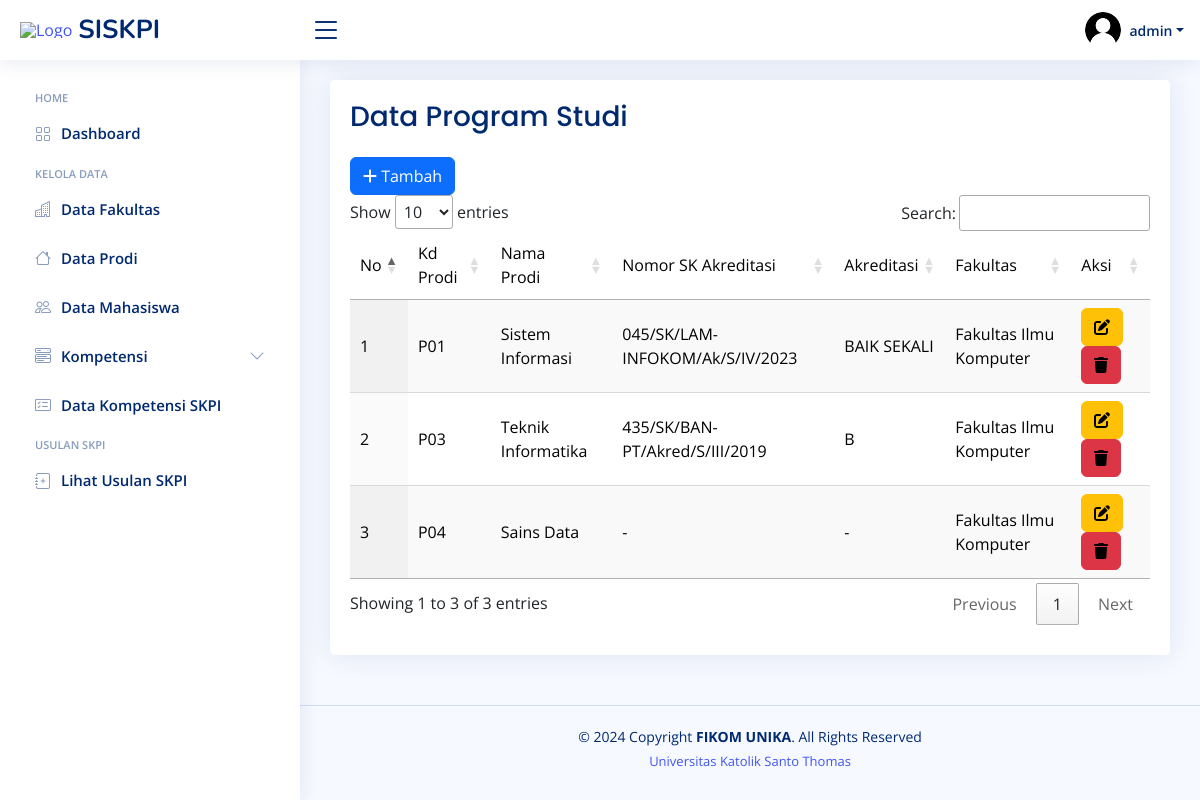
The page /admin/skpi/prodi.php (signed in) on the database its author committed.
### tables this page shows
CREATE TABLE `prodi` (
  `id_prodi` int(11) NOT NULL,
  `kd_prodi` varchar(11) NOT NULL,
  `nama_prodi` varchar(255) NOT NULL,
  `no_sk` varchar(100) NOT NULL,
  `akreditasi` varchar(50) NOT NULL,
  `kd_fakultas` varchar(11) NOT NULL
);

CREATE TABLE `fakultas` (
  `id_fakultas` int(11) NOT NULL,
  `kd_fakultas` varchar(11) NOT NULL,
  `nama_fakultas` varchar(50) NOT NULL
);

### admin/skpi/prodi.php (the view)
<?php include 'header.php' ?>
<?php include 'navbar.php' ?>
<main id="main" class="main">
    <section class="section dashboard">
    <div class="row">
    <div class="col">
        <div class="card info-card sales-card">
            <div class="card-body">
                <h1 class="card-title fs-3">Data Program Studi</h1>
                <a href="prodi/tambah_prodi.php" class="btn btn-primary" title="tambah_data"><i class="fas fa-plus"></i> Tambah</a>
                <table id="tabel" class="display" style="width:100%; background-color: white; color: black;">
                    <thead>
                        <tr>
                            <td>No</td>
                            <td>Kd Prodi</td>
                            <td>Nama Prodi</td>
                            <td>Nomor SK Akreditasi</td>
                            <td>Akreditasi</td>
                            <td>Fakultas</td>
                            <td>Aksi</td>
                        </tr>
                    </thead>
                    <tbody>
                        <?php
                        $no = 1;
                        $data = mysqli_query($koneksi, "SELECT * FROM prodi inner join fakultas on prodi.kd_fakultas=fakultas.kd_fakultas");
                        while($d=mysqli_fetch_array($data)){
                        ?>
                        <tr>
                            <td><?= $no++ ?></td>
                            <td><?= $d['kd_prodi'] ?></td>
                            <td><?= $d['nama_prodi'] ?></td>
                            <td><?= $d['no_sk'] ?></td>
                            <td><?= $d['akreditasi'] ?></td>
                            <td><?= $d['nama_fakultas'] ?></td>
                            <td>
                                <a class="btn btn-warning text-black" href="prodi/edit_prodi.php?id=<?= $d['id_prodi'] ?>" title="edit_data"><i class="fas fa-edit"></i></a>
                                <a class="btn btn-danger text-black" href="prodi/hapus_prodi.php?id=<?= $d['id_prodi'] ?>" title="hapus_data"><i class="fas fa-trash"></i></a>
                            </td>
                        </tr>
                        <?php } ?>
                    </tbody>
                </table>
            </div>
        </div>
        </div>
    </div>
    </section>
</main>
<?php include 'footer.php' ?>

### admin/skpi/assets/css/style.css (style rules this page uses)
:root { scroll-behavior: smooth; }
body { font-family: "Open Sans", sans-serif; background: #f6f9ff; color: #444444; }
a { color: #4154f1; text-decoration: none; }
h1, h2, h3, h4, h5, h6 { font-family: "Nunito", sans-serif; }
#main { margin-top: 60px; padding: 20px 30px; transition: all 0.3s; }
.card { margin-bottom: 30px; border: none; border-radius: 5px; box-shadow: 0px 0 30px rgba(1, 41, 112, 0.1); }
.card-title { padding: 20px 0 15px 0; font-size: 18px; font-weight: 500; color: #012970; font-family: "Poppins", sans-serif; }
.card-body { padding: 0 20px 20px 20px; }
@media (min-width: 1200px) { #main, #footer { margin-left: 300px; } }
.dashboard .info-card { padding-bottom: 10px; }

### rows shown on the page
prodi: kd_prodi "P01", nama_prodi "Sistem Informasi", no_sk "045/SK/LAM-INFOKOM/Ak/S/IV/2023", akreditasi "BAIK SEKALI", fakultas.nama_fakultas "Fakultas Ilmu Komputer"
prodi: kd_prodi "P03", nama_prodi "Teknik Informatika", no_sk "435/SK/BAN-PT/Akred/S/III/2019", akreditasi "B", fakultas.nama_fakultas "Fakultas Ilmu Komputer"
prodi: kd_prodi "P04", nama_prodi "Sains Data", no_sk "-", akreditasi "-", fakultas.nama_fakultas "Fakultas Ilmu Komputer"

### other values the page prints
$_SESSION['username'] "admin"
